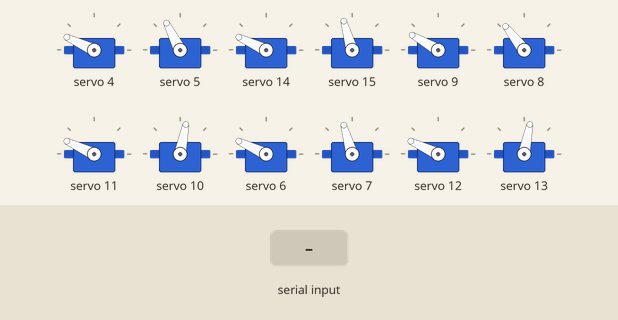
Recording of a sketch running on a simulated Arduino Uno, built with avr-gcc and run on an emulated ATmega328P. Shown: 12 × servo. The inputs (shaded band) are chosen by the test bench.

Above: at 1.7 s.
1.8 s: "W" received over the second serial link
At 2.9 s:
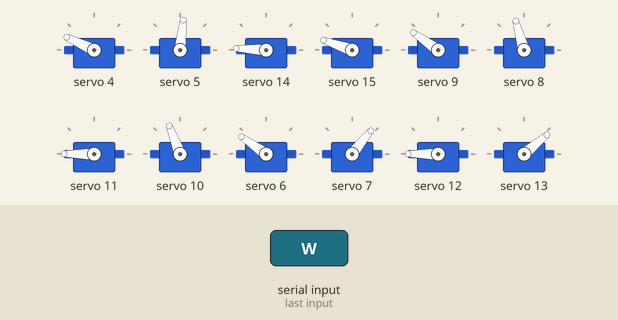
4.1 s: "S" received over the second serial link
At 5.5 s:
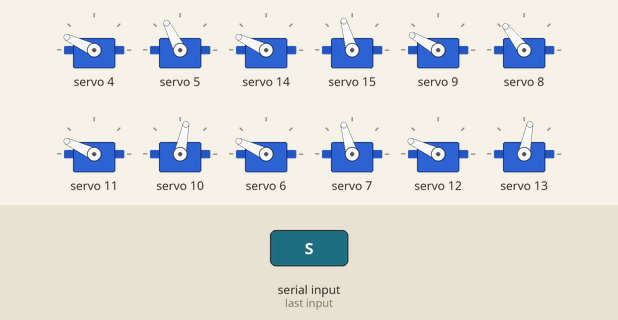
6.5 s: "w" received over the second serial link
At 6.9 s:
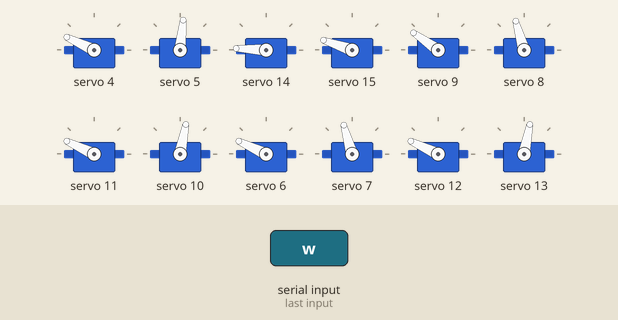
Timing chart, 0 to 9.5 s (numbered marks = the images above; inputs shaded):
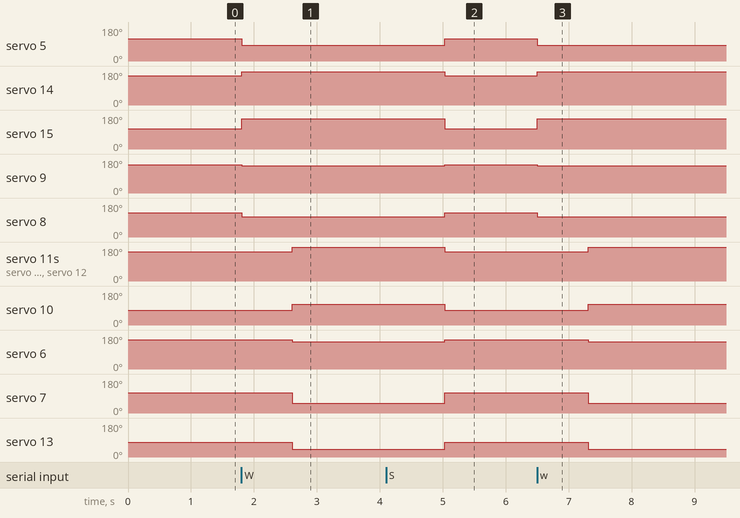

Measured:
- after the input at 1.8 s, servo 5: 117° → 84° at once; servo 14: 155° → 177° at once; servo 15: 106° → 161° at once; servo 9: 150° → 145° at once; servo 8: 128° → 106° at once
- after the input at 4.1 s, servo 5: 84° → 117° after 0.93 s; servo 14: 177° → 155° after 0.93 s; servo 15: 161° → 106° after 0.93 s; servo 9: 145° → 150° after 0.93 s; servo 8: 106° → 128° after 0.93 s
- after the input at 6.5 s, servo 5: 117° → 84° at once; servo 14: 155° → 177° at once; servo 15: 106° → 161° at once; servo 9: 150° → 145° at once; servo 8: 128° → 106° at once

The sketch:

main.ino
```cpp
#include <Wire.h>
#include <SoftwareSerial.h>
#include "ServoController.h"
#include "Pata.h"
#include "Hexapodo.h"

SoftwareSerial bluetooth(11, 10);
int cicloActivo = 0;

ServoController servoCtrl(0x40, 125, 625);
Hexapodo robot(&servoCtrl);

void setup() {
  servoCtrl.iniciar();
  bluetooth.begin(9600);

  robot.asignarPata(0, new Pata(5, 4, &servoCtrl));
  robot.asignarPata(1, new Pata(15, 14, &servoCtrl));
  robot.asignarPata(2, new Pata(8, 9, &servoCtrl));
  robot.asignarPata(3, new Pata(10, 11, &servoCtrl));
  robot.asignarPata(4, new Pata(7, 6, &servoCtrl));
  robot.asignarPata(5, new Pata(13, 12, &servoCtrl));

  robot.pararse();
}

void loop() {
  if (bluetooth.available() > 0) {
    char comando = bluetooth.read();
    if (comando == 'W' || comando == 'w') {
      cicloActivo = 1;
    } else if (comando == 'S' || comando == 's') {
      cicloActivo = 0;
      robot.pararse();
    }
  }

  if (cicloActivo == 1) {
    robot.moverA();
    delay(300);
    robot.moverB();
    delay(300);
  }
}
```

Hexapodo.cpp
```cpp
#include "Hexapodo.h"

Hexapodo::Hexapodo(ServoController* sc) : servoCtrl(sc) {}

void Hexapodo::asignarPata(int index, Pata* pata) {
  patas[index] = pata;
}

void Hexapodo::pararse() {
  patas[0]->levantar(145); patas[0]->moverHorizontal(110);
  patas[1]->levantar(145); patas[1]->moverHorizontal(100);
  patas[2]->levantar(140); patas[2]->moverHorizontal(120);
  patas[3]->levantar(145); patas[3]->moverHorizontal(75);
  patas[4]->levantar(145); patas[4]->moverHorizontal(100);
  patas[5]->levantar(145); patas[5]->moverHorizontal(75);
  delay(500);
}

void Hexapodo::moverA() {
  patas[0]->levantar(145); patas[0]->moverHorizontal(80);
  patas[1]->levantar(165); patas[1]->moverHorizontal(150);
  patas[2]->levantar(135); patas[2]->moverHorizontal(100);
  delay(500);
}

void Hexapodo::moverB() {
  patas[3]->levantar(175); patas[3]->moverHorizontal(105);
  patas[4]->levantar(135); patas[4]->moverHorizontal(50);
  patas[5]->levantar(175); patas[5]->moverHorizontal(40);
  delay(500);
}
```

Hexapodo.h
```cpp
#ifndef HEXAPODO_H
#define HEXAPODO_H

#include "Pata.h"

class Hexapodo {
  Pata* patas[6];
  ServoController* servoCtrl;

public:
  Hexapodo(ServoController* sc);
  void asignarPata(int index, Pata* pata);
  void pararse();
  void moverA();
  void moverB();
};

#endif
```

Pata.cpp
```cpp
#include "Pata.h"

Pata::Pata(int h, int v, ServoController* sc)
  : servoHorizontal(h), servoVertical(v), servoCtrl(sc) {}

void Pata::levantar(int angulo) {
  servoCtrl->mover(servoVertical, angulo);
}

void Pata::moverHorizontal(int angulo) {
  servoCtrl->mover(servoHorizontal, angulo);
}
```

Pata.h
```cpp
#ifndef PATA_H
#define PATA_H

#include "ServoController.h"

class Pata {
  int servoHorizontal;
  int servoVertical;
  ServoController* servoCtrl;

public:
  Pata(int h, int v, ServoController* sc);
  void levantar(int angulo);
  void moverHorizontal(int angulo);
};

#endif
```

ServoController.cpp
```cpp
#include "ServoController.h"

ServoController::ServoController(int address, int minPulse, int maxPulse)
  : pwm(address), SERVOMIN(minPulse), SERVOMAX(maxPulse) {}

void ServoController::iniciar() {
  pwm.begin();
  pwm.setPWMFreq(60);
}

void ServoController::mover(int canal, int angulo) {
  int pulso = map(angulo, 0, 180, SERVOMIN, SERVOMAX);
  pwm.setPWM(canal, 0, pulso);
}
```

ServoController.h
```cpp
#ifndef SERVOCONTROLLER_H
#define SERVOCONTROLLER_H

#include <Adafruit_PWMServoDriver.h>

class ServoController {
  Adafruit_PWMServoDriver pwm;
  int SERVOMIN, SERVOMAX;

public:
  ServoController(int address, int minPulse, int maxPulse);
  void iniciar();
  void mover(int canal, int angulo);
};

#endif
```
